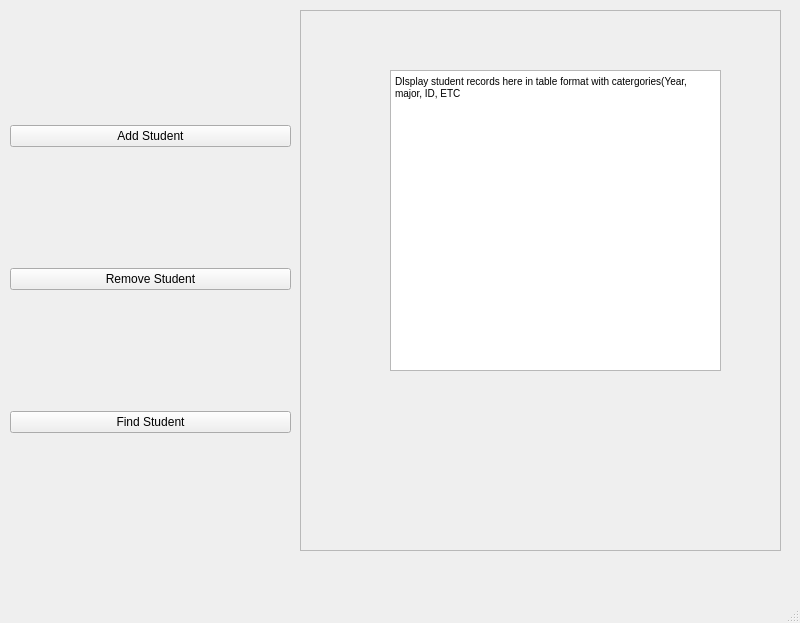
<?xml version="1.0" encoding="UTF-8"?>
<ui version="4.0">
 <class>MainWindow</class>
 <widget class="QMainWindow" name="MainWindow">
  <property name="geometry">
   <rect>
    <x>0</x>
    <y>0</y>
    <width>800</width>
    <height>623</height>
   </rect>
  </property>
  <property name="windowTitle">
   <string>MainWindow</string>
  </property>
  <widget class="QWidget" name="centralwidget">
   <widget class="QWidget" name="verticalLayoutWidget">
    <property name="geometry">
     <rect>
      <x>10</x>
      <y>10</y>
      <width>281</width>
      <height>541</height>
     </rect>
    </property>
    <layout class="QVBoxLayout" name="verticalLayout">
     <item>
      <widget class="QPushButton" name="pushButton_2">
       <property name="text">
        <string>Add Student</string>
       </property>
      </widget>
     </item>
     <item>
      <widget class="QPushButton" name="pushButton_3">
       <property name="text">
        <string>Remove Student</string>
       </property>
      </widget>
     </item>
     <item>
      <widget class="QPushButton" name="pushButton">
       <property name="text">
        <string>Find Student</string>
       </property>
      </widget>
     </item>
    </layout>
   </widget>
   <widget class="QFrame" name="frame">
    <property name="geometry">
     <rect>
      <x>300</x>
      <y>10</y>
      <width>481</width>
      <height>541</height>
     </rect>
    </property>
    <property name="autoFillBackground">
     <bool>true</bool>
    </property>
    <property name="frameShape">
     <enum>QFrame::StyledPanel</enum>
    </property>
    <property name="frameShadow">
     <enum>QFrame::Raised</enum>
    </property>
    <widget class="QTextEdit" name="textEdit">
     <property name="geometry">
      <rect>
       <x>90</x>
       <y>60</y>
       <width>331</width>
       <height>301</height>
      </rect>
     </property>
     <property name="html">
      <string>&lt;!DOCTYPE HTML PUBLIC &quot;-//W3C//DTD HTML 4.0//EN&quot; &quot;http://www.w3.org/TR/REC-html40/strict.dtd&quot;&gt;
&lt;html&gt;&lt;head&gt;&lt;meta name=&quot;qrichtext&quot; content=&quot;1&quot; /&gt;&lt;style type=&quot;text/css&quot;&gt;
p, li { white-space: pre-wrap; }
&lt;/style&gt;&lt;/head&gt;&lt;body style=&quot; font-family:'MS Shell Dlg 2'; font-size:7.8pt; font-weight:400; font-style:normal;&quot;&gt;
&lt;p style=&quot; margin-top:0px; margin-bottom:0px; margin-left:0px; margin-right:0px; -qt-block-indent:0; text-indent:0px;&quot;&gt;DIsplay student records here in table format with catergories(Year, major, ID, ETC&lt;/p&gt;
&lt;p style=&quot;-qt-paragraph-type:empty; margin-top:0px; margin-bottom:0px; margin-left:0px; margin-right:0px; -qt-block-indent:0; text-indent:0px;&quot;&gt;&lt;br /&gt;&lt;/p&gt;&lt;/body&gt;&lt;/html&gt;</string>
     </property>
    </widget>
   </widget>
  </widget>
  <widget class="QMenuBar" name="menubar">
   <property name="geometry">
    <rect>
     <x>0</x>
     <y>0</y>
     <width>800</width>
     <height>26</height>
    </rect>
   </property>
  </widget>
  <widget class="QStatusBar" name="statusbar"/>
 </widget>
 <resources/>
 <connections/>
</ui>
